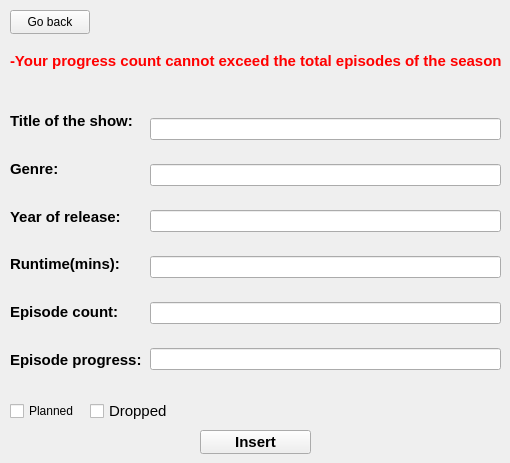
   <widget class="QWidget" name="showadd_page">
    <widget class="QPushButton" name="show_gobacc">
     <property name="geometry">
      <rect>
       <x>10</x>
       <y>10</y>
       <width>80</width>
       <height>24</height>
      </rect>
     </property>
     <property name="text">
      <string>Go back</string>
     </property>
    </widget>
    <widget class="QLabel" name="label_27">
     <property name="geometry">
      <rect>
       <x>10</x>
       <y>50</y>
       <width>491</width>
       <height>21</height>
      </rect>
     </property>
     <property name="font">
      <font>
       <pointsize>11</pointsize>
       <bold>true</bold>
      </font>
     </property>
     <property name="styleSheet">
      <string notr="true">color: red</string>
     </property>
     <property name="text">
      <string>-Your progress count cannot exceed the total episodes of the season.</string>
     </property>
    </widget>
    <widget class="QPushButton" name="sinsert">
     <property name="geometry">
      <rect>
       <x>200</x>
       <y>430</y>
       <width>111</width>
       <height>24</height>
      </rect>
     </property>
     <property name="font">
      <font>
       <pointsize>11</pointsize>
       <bold>true</bold>
      </font>
     </property>
     <property name="text">
      <string>Insert</string>
     </property>
    </widget>
    <widget class="QWidget" name="layoutWidget">
     <property name="geometry">
      <rect>
       <x>10</x>
       <y>100</y>
       <width>131</width>
       <height>281</height>
      </rect>
     </property>
     <layout class="QVBoxLayout" name="verticalLayout_8">
      <item>
       <widget class="QLabel" name="label_21">
        <property name="font">
         <font>
          <pointsize>11</pointsize>
          <bold>true</bold>
         </font>
        </property>
        <property name="text">
         <string>Title of the show:</string>
        </property>
       </widget>
      </item>
      <item>
       <widget class="QLabel" name="label_22">
        <property name="font">
         <font>
          <pointsize>11</pointsize>
          <bold>true</bold>
         </font>
        </property>
        <property name="text">
         <string>Genre:</string>
        </property>
       </widget>
      </item>
      <item>
       <widget class="QLabel" name="label_23">
        <property name="font">
         <font>
          <pointsize>11</pointsize>
          <bold>true</bold>
         </font>
        </property>
        <property name="text">
         <string>Year of release:</string>
        </property>
       </widget>
      </item>
      <item>
       <widget class="QLabel" name="label_24">
        <property name="font">
         <font>
          <pointsize>11</pointsize>
          <bold>true</bold>
         </font>
        </property>
        <property name="text">
         <string>Runtime(mins):</string>
        </property>
       </widget>
      </item>
      <item>
       <widget class="QLabel" name="label_25">
        <property name="font">
         <font>
          <pointsize>11</pointsize>
          <bold>true</bold>
         </font>
        </property>
        <property name="text">
         <string>Episode count:</string>
        </property>
       </widget>
      </item>
      <item>
       <widget class="QLabel" name="label_26">
        <property name="font">
         <font>
          <pointsize>11</pointsize>
          <bold>true</bold>
         </font>
        </property>
        <property name="text">
         <string>Episode progress:</string>
        </property>
       </widget>
      </item>
     </layout>
    </widget>
    <widget class="QWidget" name="layoutWidget">
     <property name="geometry">
      <rect>
       <x>150</x>
       <y>100</y>
       <width>351</width>
       <height>291</height>
      </rect>
     </property>
     <layout class="QVBoxLayout" name="verticalLayout_9">
      <item>
       <widget class="QLineEdit" name="stitleline"/>
      </item>
      <item>
       <widget class="QLineEdit" name="sgenreline"/>
      </item>
      <item>
       <widget class="QLineEdit" name="syearline"/>
      </item>
      <item>
       <widget class="QLineEdit" name="stimeline"/>
      </item>
      <item>
       <widget class="QLineEdit" name="sepisodeline"/>
      </item>
      <item>
       <widget class="QLineEdit" name="pepisodeline"/>
      </item>
     </layout>
    </widget>
    <widget class="QCheckBox" name="showplan">
     <property name="geometry">
      <rect>
       <x>10</x>
       <y>400</y>
       <width>77</width>
       <height>22</height>
      </rect>
     </property>
     <property name="text">
      <string>Planned</string>
     </property>
    </widget>
    <widget class="QCheckBox" name="showdrop">
     <property name="geometry">
      <rect>
       <x>90</x>
       <y>400</y>
       <width>81</width>
       <height>22</height>
      </rect>
     </property>
     <property name="font">
      <font>
       <pointsize>11</pointsize>
       <bold>false</bold>
      </font>
     </property>
     <property name="text">
      <string>Dropped</string>
     </property>
    </widget>
   </widget>
